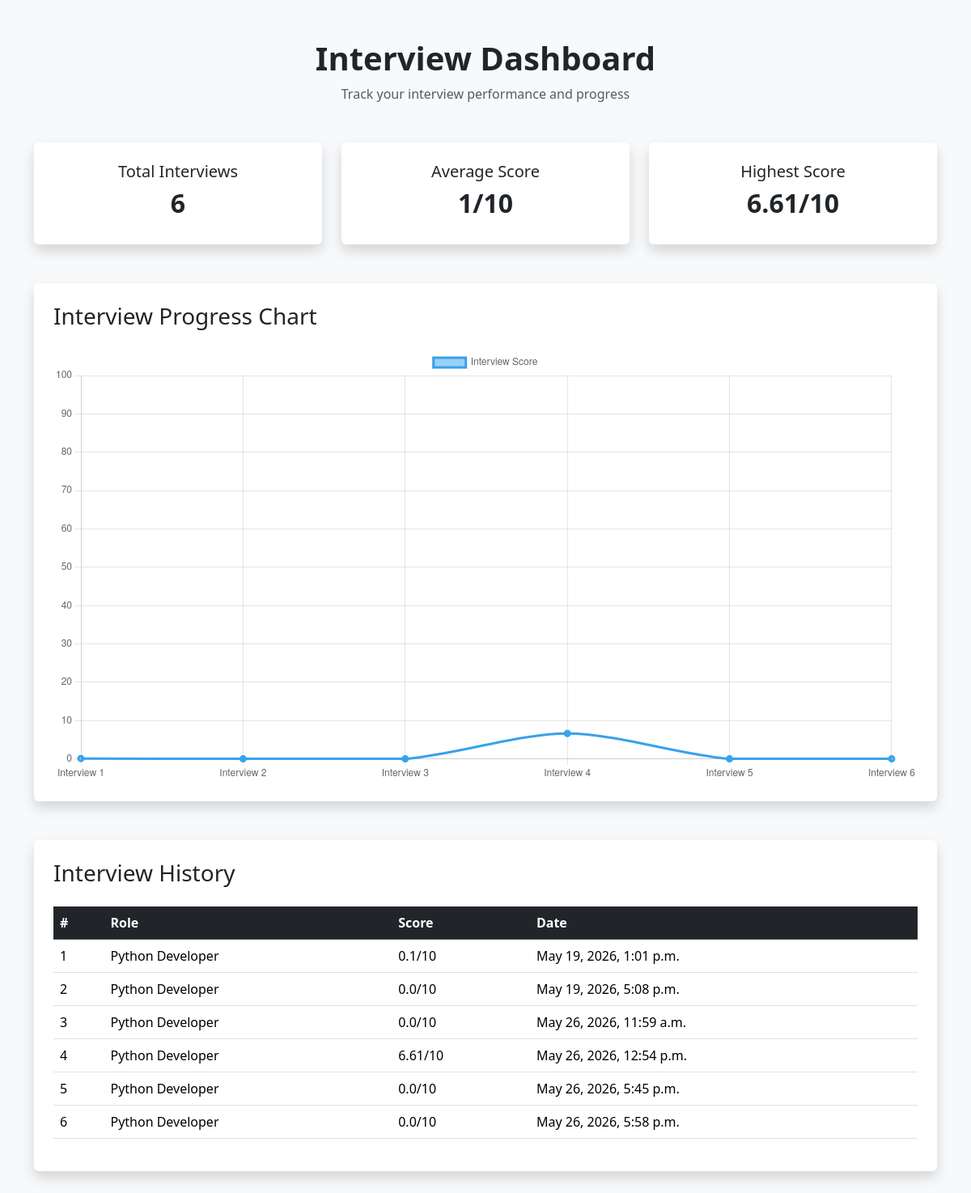
The page /dashboard/ (signed in) on the database its author committed.
### core/models.py (models this page shows)
class InterviewResult(models.Model):
    user = models.ForeignKey(User, on_delete=models.CASCADE)
    role = models.CharField(max_length=100, blank=True)
    question = models.TextField()
    answer = models.TextField()
    score = models.FloatField()
    feedback = models.TextField(blank=True)
    created_at = models.DateTimeField(auto_now_add=True)

### core/views.py (the view)
# urls.py: path('dashboard/', views.dashboard, name='dashboard'),
@login_required
def dashboard(request):
    results = InterviewResult.objects.filter(
        user=request.user).order_by('created_at')
    total_score = 0
    highest_score = 0
    for result in results:
        total_score += result.score
        if result.score > highest_score:
            highest_score = result.score
    return render(request, 'dashboard.html', {
        'results': results,
        'total_score': total_score,
        'highest_score': highest_score
    })

### templates/dashboard.html (shortened to what this page needs)
<!DOCTYPE html>
<html lang="en">
<head>
    <link href="https://cdn.jsdelivr.net/npm/bootstrap@5.3.3/dist/css/bootstrap.min.css" rel="stylesheet">
</head>
<body class="bg-light">
    <div class="container py-5">
        <div class="text-center mb-5">
            <h1 class="fw-bold">
                Interview Dashboard
            </h1>
            <p class="text-muted">
                Track your interview performance and progress
            </p>
        </div>
        <div class="row g-4 mb-5">
            <div class="col-md-4">
                <div class="card shadow border-0 p-4 text-center">
                    <h5>Total Interviews</h5>
                    <h2 class="fw-bold">
                        {{ results|length }}
                    </h2>
                </div>
            </div>
            <div class="col-md-4">
                <div class="card shadow border-0 p-4 text-center">
                    <h5>Average Score</h5>
                    <h2 class="fw-bold">
                        {% if results %}
                            {% widthratio total_score results|length 1 %}/10
                        {% else %}
                            0/10
                        {% endif %}
                    </h2>
                </div>
            </div>
            <div class="col-md-4">
                <div class="card shadow border-0 p-4 text-center">
                    <h5>Highest Score</h5>
                    <h2 class="fw-bold">
                        {{ highest_score }}/10
                    </h2>
                </div>
            </div>
        </div>
        <div class="card shadow border-0 p-4 mb-5">
            <h3 class="mb-4">
                Interview Progress Chart
            </h3>
            <canvas id="progressChart"></canvas>
        </div>
        <div class="card shadow border-0 p-4">
            <h3 class="mb-4">
                Interview History
            </h3>
            <div class="table-responsive">
                <table class="table table-hover">
                    <thead class="table-dark">
                        <tr>
                            <th>#</th>
                            <th>Role</th>
                            <th>Score</th>
                            <th>Date</th>
                        </tr>
                    </thead>
                    <tbody>
                        {% for result in results %}
                        <tr>
                            <td>{{ forloop.counter }}</td>
                            <td>{{ result.role }}</td>
                            <td>{{ result.score }}/10</td>
                            <td>{{ result.created_at }}</td>
                        </tr>
                        {% endfor %}
                    </tbody>
                </table>
            </div>
        </div>
    </div>
    <script>
        const ctx = document.getElementById('progressChart');
        new Chart(ctx, {
            type: 'line',
            data: {
                labels: [
                    {% for result in results %}
                        'Interview {{ forloop.counter }}',
                    {% endfor %}
                ],
                datasets: [{
                    label: 'Interview Score',
                    data: [
                        {% for result in results %}
                            {{ result.score }},
                        {% endfor %}
                    ],
                    borderWidth: 3,
                    tension: 0.3
                }]
            },
            options: {
                responsive: true,
                plugins: {
                    legend: {
                        display: true
                    }
                },
                scales: {
                    y: {
                        beginAtZero: true,
                        max: 100
                    }
                }
            }
        });
    </script>
</body>
</html>

### rows shown on the page
InterviewResult: score "6.61", role "Python Developer", created_at "May 26, 2026, 12:54 p.m."
InterviewResult: role "Python Developer", score "0.1", created_at "May 19, 2026, 1:01 p.m."
InterviewResult: role "Python Developer", score "0.0", created_at "May 19, 2026, 5:08 p.m."
InterviewResult: role "Python Developer", score "0.0", created_at "May 26, 2026, 11:59 a.m."
InterviewResult: role "Python Developer", score "0.0", created_at "May 26, 2026, 5:45 p.m."
InterviewResult: role "Python Developer", score "0.0", created_at "May 26, 2026, 5:58 p.m."

### other values the page prints
{{ results|length }} "6"
chart data {{ forloop.counter }} 1, 2, 3, 4, 5, 6
chart data {{ result.score }} 0.1, 0.0, 0.0, 6.61, 0.0, 0.0
